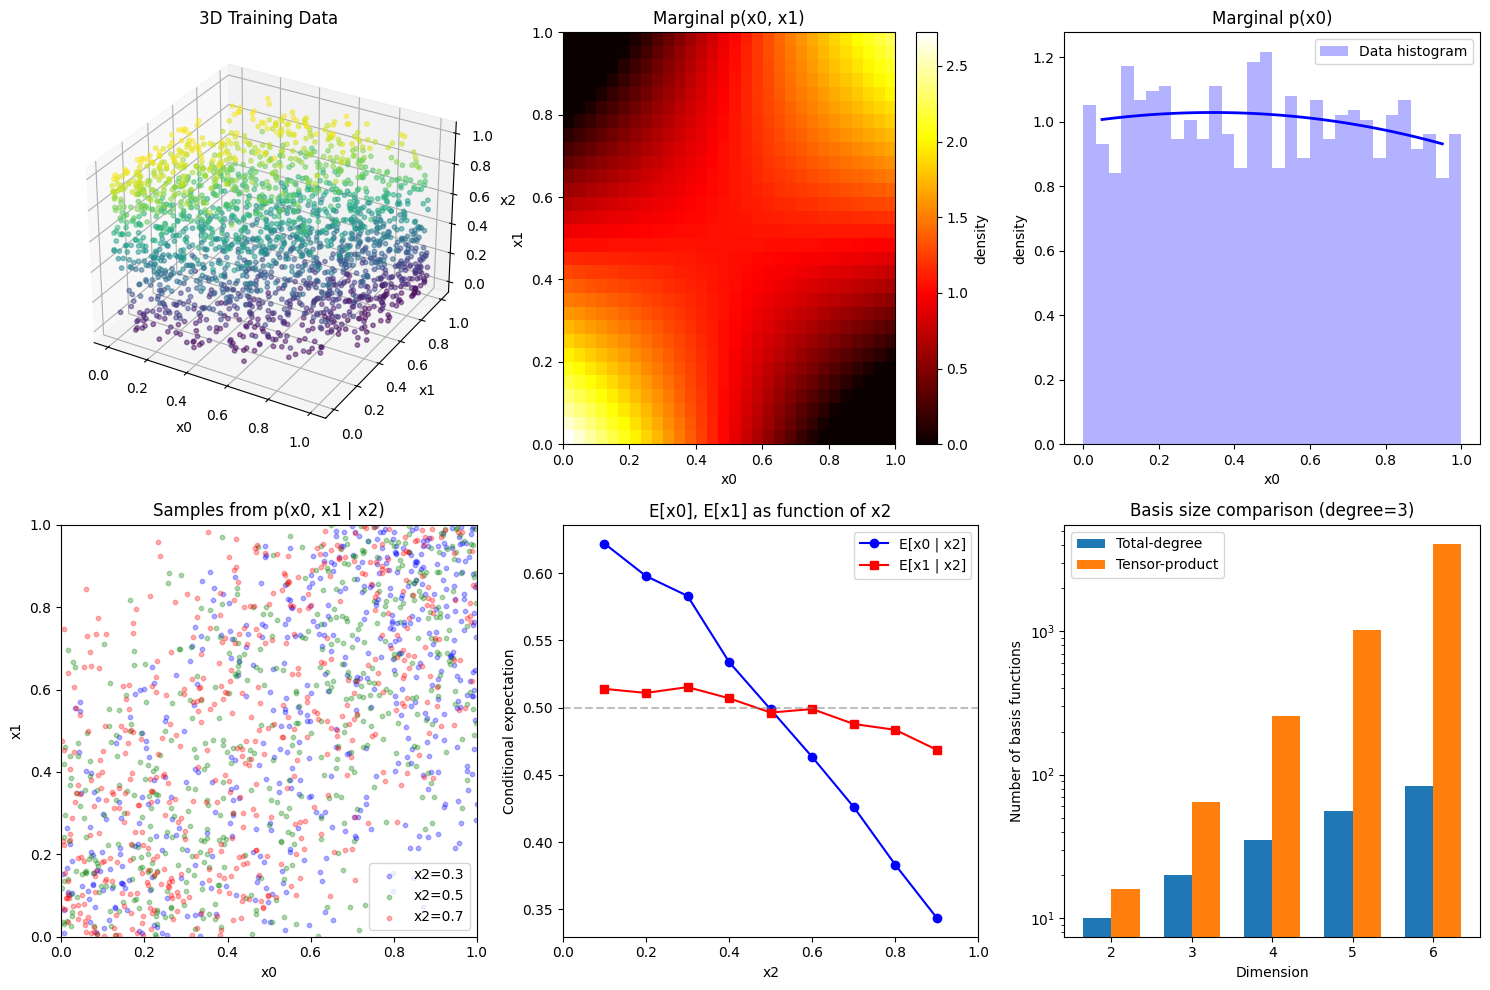

This chart was generated by the following Python code:
#!/usr/bin/env python3
"""
Demo: 3D Joint Density with Marginalization and Conditioning (v0.3)

This script demonstrates the v0.3 features:
1. N-dimensional joint density estimation using total-degree basis
2. Marginalization: p(x0, x1, x2) -> p(x0, x1) or p(x0)
3. Conditioning: p(x0, x1 | x2 = fixed_value)
4. Comparison of total-degree vs tensor-product basis efficiency

The key insight is that for orthonormal polynomial bases:
- Marginalization is exact (integration picks out degree-0 terms)
- Conditioning creates a slice through the joint distribution
- Total-degree basis scales better: O(d+k choose k) vs O(k^d)
"""

from __future__ import annotations

import matplotlib
matplotlib.use('Agg')

import numpy as np
import matplotlib.pyplot as plt
from pathlib import Path
import sys

sys.path.insert(0, str(Path(__file__).parent.parent))

from hcrnn.basis import build_total_degree_basis, build_tensor_basis, count_total_degree_terms
from hcrnn.joint_density import JointDensity


def generate_3d_correlated_data(
    n_samples: int,
    seed: int = 42,
) -> np.ndarray:
    """
    Generate 3D correlated data from a multivariate Gaussian,
    then transform to [0,1]^3 via CDF.

    The correlation structure:
    - x0 and x1 are positively correlated
    - x0 and x2 are negatively correlated
    - x1 and x2 are uncorrelated
    """
    rng = np.random.default_rng(seed)

    # Covariance matrix with specific correlations
    cov = np.array([
        [1.0,  0.7, -0.5],
        [0.7,  1.0,  0.0],
        [-0.5, 0.0,  1.0],
    ])

    mean = np.array([0.0, 0.0, 0.0])

    # Sample from multivariate normal
    X_normal = rng.multivariate_normal(mean, cov, size=n_samples)

    # Transform to [0,1] via standard normal CDF
    from scipy import stats
    X_uniform = stats.norm.cdf(X_normal)

    return X_uniform


def generate_3d_nonlinear_data(
    n_samples: int,
    seed: int = 42,
) -> np.ndarray:
    """
    Generate 3D data with nonlinear dependencies.

    x0 ~ Uniform[0,1]
    x1 ~ Beta(2, 2) (centered)
    x2 = f(x0, x1) + noise (nonlinear combination)
    """
    rng = np.random.default_rng(seed)

    x0 = rng.uniform(0, 1, n_samples)
    x1 = rng.beta(2, 2, n_samples)

    # Nonlinear dependence: x2 depends on product and sum
    x2_mean = 0.3 * x0 + 0.3 * x1 + 0.4 * x0 * x1
    x2 = np.clip(x2_mean + rng.normal(0, 0.1, n_samples), 0, 1)

    return np.column_stack([x0, x1, x2])


def compare_basis_scaling():
    """Compare number of basis functions for total-degree vs tensor-product."""
    print("\n" + "=" * 60)
    print("Basis Scaling Comparison")
    print("=" * 60)

    print(f"\n{'Dim':>4} {'Degree':>6} {'Total-Deg':>12} {'Tensor':>12} {'Ratio':>8}")
    print("-" * 50)

    for dim in [2, 3, 4, 5]:
        for degree in [2, 3, 4]:
            n_total = count_total_degree_terms(dim, degree)
            n_tensor = (degree + 1) ** dim
            ratio = n_tensor / n_total
            print(f"{dim:>4} {degree:>6} {n_total:>12} {n_tensor:>12} {ratio:>8.1f}x")

    print("\n-> Total-degree basis is increasingly efficient in higher dimensions")


def demo_marginalization(density: JointDensity, X: np.ndarray):
    """Demonstrate marginalization operations."""
    print("\n" + "=" * 60)
    print("Marginalization Demo")
    print("=" * 60)

    print(f"\nOriginal density: dim={density.dim}, basis_size={density.basis.num_basis}")

    # Marginalize to get p(x0, x1)
    marginal_01 = density.marginalize([0, 1])
    print(f"p(x0, x1): dim={marginal_01.dim}, basis_size={marginal_01.basis.num_basis}")

    # Marginalize to get p(x0)
    marginal_0 = density.marginalize([0])
    print(f"p(x0):     dim={marginal_0.dim}, basis_size={marginal_0.basis.num_basis}")

    # Marginalize to get p(x2)
    marginal_2 = density.marginalize([2])
    print(f"p(x2):     dim={marginal_2.dim}, basis_size={marginal_2.basis.num_basis}")

    # Verify marginals integrate to 1
    print("\nVerifying marginals integrate to 1:")
    for name, marg in [("p(x0,x1)", marginal_01), ("p(x0)", marginal_0), ("p(x2)", marginal_2)]:
        integral = marg.integrate(n_samples=10000)
        print(f"  {name}: integral = {integral:.4f}")

    return marginal_01, marginal_0, marginal_2


def demo_conditioning(density: JointDensity, X: np.ndarray):
    """Demonstrate conditioning operations."""
    print("\n" + "=" * 60)
    print("Conditioning Demo")
    print("=" * 60)

    # Condition on x2 = 0.3 (low) and x2 = 0.7 (high)
    x2_values = [0.3, 0.5, 0.7]
    conditionals = {}

    print("\nConditioning on different x2 values:")
    for x2_val in x2_values:
        cond = density.condition_on({2: x2_val})
        conditionals[x2_val] = cond
        print(f"  p(x0, x1 | x2={x2_val}): {cond}")

        # Compute expected values
        expected = cond.expected_value(n_samples=5000)
        print(f"    E[x0 | x2={x2_val}] = {expected[0]:.4f}")
        print(f"    E[x1 | x2={x2_val}] = {expected[1]:.4f}")

    # Also condition on x0 to get 1D conditional
    print("\nConditioning to 1D:")
    cond_1d = density.condition_on({0: 0.5, 1: 0.5})
    print(f"  p(x2 | x0=0.5, x1=0.5): {cond_1d}")
    expected_x2 = cond_1d.expected_value(n_samples=5000)
    print(f"    E[x2 | x0=0.5, x1=0.5] = {expected_x2[0]:.4f}")

    return conditionals


def plot_3d_demo_results(
    X: np.ndarray,
    density: JointDensity,
    marginal_01: JointDensity,
    marginal_0: JointDensity,
    conditionals: dict,
) -> plt.Figure:
    """Create visualization of 3D density results."""
    fig = plt.figure(figsize=(15, 10))

    # --- Plot 1: 3D scatter of original data ---
    ax1 = fig.add_subplot(2, 3, 1, projection='3d')
    ax1.scatter(X[:, 0], X[:, 1], X[:, 2], c=X[:, 2], cmap='viridis',
                alpha=0.5, s=10)
    ax1.set_xlabel('x0')
    ax1.set_ylabel('x1')
    ax1.set_zlabel('x2')
    ax1.set_title('3D Training Data')

    # --- Plot 2: Marginal p(x0, x1) as heatmap ---
    ax2 = fig.add_subplot(2, 3, 2)
    n_grid = 30
    x0_grid = np.linspace(0.05, 0.95, n_grid)
    x1_grid = np.linspace(0.05, 0.95, n_grid)
    X0, X1 = np.meshgrid(x0_grid, x1_grid)
    grid_points = np.column_stack([X0.ravel(), X1.ravel()])

    rho_marginal = marginal_01.density(grid_points, clamp=True)
    rho_marginal = rho_marginal.reshape(n_grid, n_grid)

    im = ax2.imshow(rho_marginal, origin='lower', aspect='auto',
                    extent=[0, 1, 0, 1], cmap='hot')
    ax2.set_xlabel('x0')
    ax2.set_ylabel('x1')
    ax2.set_title('Marginal p(x0, x1)')
    plt.colorbar(im, ax=ax2, label='density')

    # --- Plot 3: Marginal p(x0) ---
    ax3 = fig.add_subplot(2, 3, 3)
    x0_1d = np.linspace(0.05, 0.95, 100).reshape(-1, 1)
    rho_x0 = marginal_0.density(x0_1d, clamp=True)
    ax3.plot(x0_1d, rho_x0, 'b-', linewidth=2)
    ax3.hist(X[:, 0], bins=30, density=True, alpha=0.3, color='blue', label='Data histogram')
    ax3.set_xlabel('x0')
    ax3.set_ylabel('density')
    ax3.set_title('Marginal p(x0)')
    ax3.legend()

    # --- Plot 4: Conditional p(x0, x1 | x2) for different x2 ---
    ax4 = fig.add_subplot(2, 3, 4)
    colors = ['blue', 'green', 'red']
    for (x2_val, cond), color in zip(conditionals.items(), colors):
        # Sample from conditional
        samples = cond.sample(500)
        ax4.scatter(samples[:, 0], samples[:, 1], alpha=0.3, s=10, c=color,
                   label=f'x2={x2_val}')
    ax4.set_xlabel('x0')
    ax4.set_ylabel('x1')
    ax4.set_title('Samples from p(x0, x1 | x2)')
    ax4.legend()
    ax4.set_xlim(0, 1)
    ax4.set_ylim(0, 1)

    # --- Plot 5: Conditional expectations vs x2 ---
    ax5 = fig.add_subplot(2, 3, 5)
    x2_values = np.linspace(0.1, 0.9, 9)
    e_x0 = []
    e_x1 = []

    for x2_val in x2_values:
        cond = density.condition_on({2: x2_val})
        exp = cond.expected_value(n_samples=3000)
        e_x0.append(exp[0])
        e_x1.append(exp[1])

    ax5.plot(x2_values, e_x0, 'b-o', label='E[x0 | x2]')
    ax5.plot(x2_values, e_x1, 'r-s', label='E[x1 | x2]')
    ax5.axhline(y=0.5, color='gray', linestyle='--', alpha=0.5)
    ax5.set_xlabel('x2')
    ax5.set_ylabel('Conditional expectation')
    ax5.set_title('E[x0], E[x1] as function of x2')
    ax5.legend()
    ax5.set_xlim(0, 1)

    # --- Plot 6: Basis size comparison ---
    ax6 = fig.add_subplot(2, 3, 6)
    dims = [2, 3, 4, 5, 6]
    degree = 3
    total_deg_sizes = [count_total_degree_terms(d, degree) for d in dims]
    tensor_sizes = [(degree + 1) ** d for d in dims]

    x_pos = np.arange(len(dims))
    width = 0.35
    ax6.bar(x_pos - width/2, total_deg_sizes, width, label='Total-degree')
    ax6.bar(x_pos + width/2, tensor_sizes, width, label='Tensor-product')
    ax6.set_xlabel('Dimension')
    ax6.set_ylabel('Number of basis functions')
    ax6.set_title(f'Basis size comparison (degree={degree})')
    ax6.set_xticks(x_pos)
    ax6.set_xticklabels(dims)
    ax6.legend()
    ax6.set_yscale('log')

    plt.tight_layout()
    return fig


def main():
    print("=" * 70)
    print("3D Joint Density Demo: Marginalization and Conditioning (v0.3)")
    print("=" * 70)

    # Compare basis scaling first
    compare_basis_scaling()

    # Generate 3D data
    print("\n" + "=" * 60)
    print("Generating 3D Correlated Data")
    print("=" * 60)

    n_samples = 2000
    X = generate_3d_correlated_data(n_samples, seed=42)

    print(f"\nGenerated {n_samples} samples in [0,1]^3")
    print("Correlation structure:")
    corr = np.corrcoef(X.T)
    print(f"  corr(x0, x1) = {corr[0, 1]:.3f} (positive)")
    print(f"  corr(x0, x2) = {corr[0, 2]:.3f} (negative)")
    print(f"  corr(x1, x2) = {corr[1, 2]:.3f} (near zero)")

    # Fit 3D density using total-degree basis
    print("\n" + "=" * 60)
    print("Fitting 3D Joint Density")
    print("=" * 60)

    total_degree = 3
    basis = build_total_degree_basis(dim=3, total_degree=total_degree)
    print(f"\nUsing total-degree basis: degree={total_degree}, num_basis={basis.num_basis}")
    print(f"  (Tensor-product would have {(total_degree + 1)**3} = {(total_degree + 1)**3} terms)")

    density = JointDensity(basis)
    density.fit(X, store_data=True)
    print(f"\nFitted density: {density}")

    # Verify it integrates to ~1
    integral = density.integrate(n_samples=50000)
    print(f"Integral over [0,1]^3: {integral:.4f}")

    # Demonstrate marginalization
    marginal_01, marginal_0, marginal_2 = demo_marginalization(density, X)

    # Demonstrate conditioning
    conditionals = demo_conditioning(density, X)

    # Create visualization
    print("\n" + "=" * 60)
    print("Creating Visualization")
    print("=" * 60)

    fig = plot_3d_demo_results(X, density, marginal_01, marginal_0, conditionals)
    output_path = Path(__file__).parent / "demo_3d_mixed_moments.png"
    fig.savefig(output_path, dpi=100, bbox_inches='tight')
    print(f"\nSaved visualization to: {output_path}")
    plt.close(fig)

    # Summary
    print("\n" + "=" * 70)
    print("Summary")
    print("=" * 70)
    print("""
Key Observations:
-----------------
1. TOTAL-DEGREE BASIS
   - More efficient than tensor-product for higher dimensions
   - For dim=5, degree=3: 56 terms vs 1024 (18x fewer)
   - Still captures correlations and dependencies

2. MARGINALIZATION
   - Analytically exact for orthonormal polynomial bases
   - Integration picks out degree-0 terms in marginalized dimensions
   - Produces valid lower-dimensional densities

3. CONDITIONING
   - Creates slices through the joint distribution
   - E[x0 | x2] shows how expected x0 changes with x2
   - Captures the correlation structure in the data

4. BIDIRECTIONAL INFERENCE
   - Same density supports:
     * p(x0, x1, x2) - full joint
     * p(x0, x1) - any marginal
     * p(x0 | x1=v1, x2=v2) - any conditional
   - This is the core of the "joint distribution neuron" concept
""")

    print("=" * 70)
    print("Demo complete!")
    print("=" * 70)


if __name__ == "__main__":
    main()
